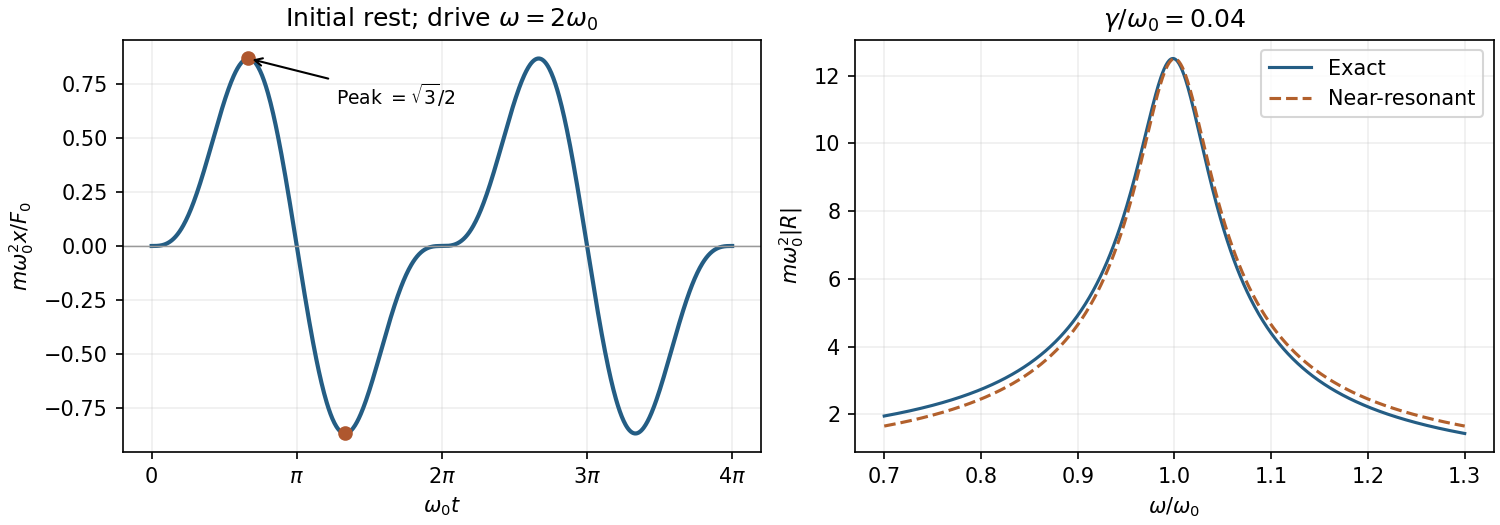

Write the Python code that produced this figure.
"""Original forced-pendulum and response curves; save basename to cwd."""
import numpy as np
import matplotlib
matplotlib.use("Agg")
import matplotlib.pyplot as plt
fig,(ax,bx)=plt.subplots(1,2,figsize=(10,3.5),layout="constrained")
t=np.linspace(0,4*np.pi,900);y=(2*np.sin(t)-np.sin(2*t))/3
ax.plot(t,y,lw=2,color="#245d84")
for tx,yy in [(2*np.pi/3,np.sqrt(3)/2),(4*np.pi/3,-np.sqrt(3)/2)]:
    ax.plot(tx,yy,"o",color="#af572e")
ax.axhline(0,color=".6",lw=.7)
ax.set(xticks=[0,np.pi,2*np.pi,3*np.pi,4*np.pi],xticklabels=["0",r"$\pi$",r"$2\pi$",r"$3\pi$",r"$4\pi$"],xlabel=r"$\omega_0 t$",ylabel=r"$m\omega_0^2x/F_0$",title=r"Initial rest; drive $\omega=2\omega_0$")
ax.annotate(r"Peak $=\sqrt{3}/2$",xy=(2*np.pi/3,np.sqrt(3)/2),xytext=(4,.65),arrowprops=dict(arrowstyle="->"),fontsize=9)
q=np.linspace(.7,1.3,700);gam=.04
exact=1/np.sqrt((1-q*q)**2+(2*gam*q)**2)
approx=1/(2*np.sqrt((q-1)**2+gam*gam))
bx.plot(q,exact,color="#245d84",label="Exact")
bx.plot(q,approx,"--",color="#b2602c",label="Near-resonant")
bx.set(xlabel=r"$\omega/\omega_0$",ylabel=r"$m\omega_0^2|R|$",title=r"$\gamma/\omega_0=0.04$")
for a in (ax,bx):a.grid(alpha=.2)
bx.legend()
fig.savefig("paper-2-driven-response.png",dpi=150,facecolor="white")
